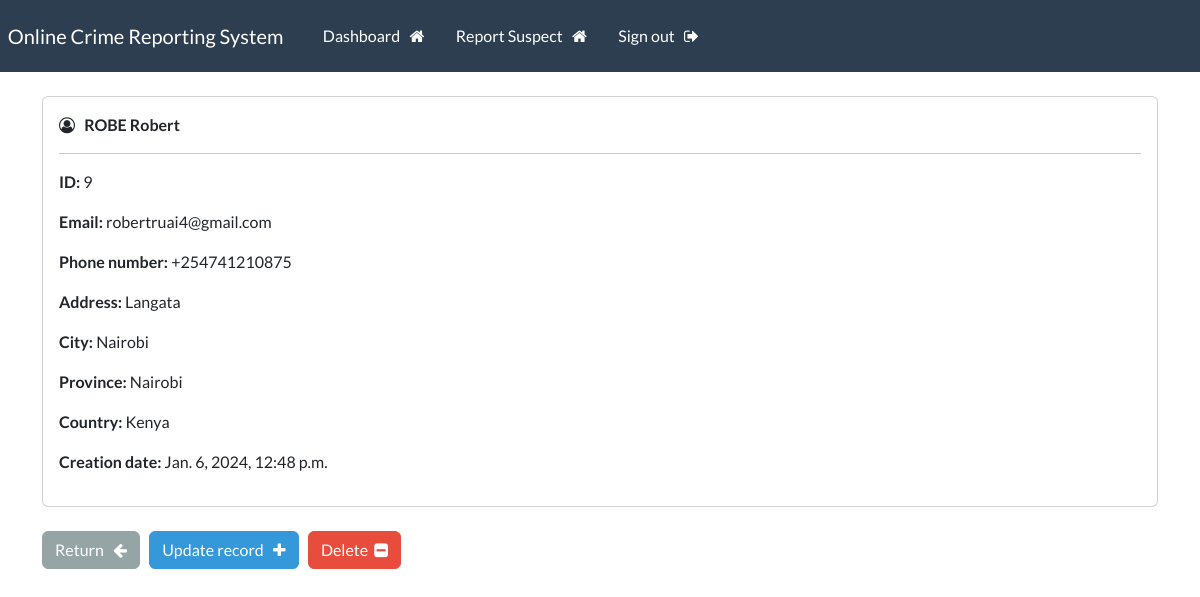
The page /record/9 (signed in) on the database its author committed.
### webapp/models.py (models this page shows, shortened)
class Record(models.Model):
    creation_date = models.DateTimeField(auto_now_add=True)
    first_name = models.CharField(max_length=100)
    last_name = models.CharField(max_length=100)
    email = models.CharField(max_length=255)
    phone = models.CharField(max_length=20)
    address = models.CharField(max_length=300)
    city = models.CharField(max_length=255)
    province = models.CharField(max_length=200)
    country = models.CharField(max_length=125)

### webapp/views.py (the view)
# urls.py: path('record/<int:pk>', views.singular_record, name="record"),
@login_required(login_url='my-login')
def singular_record(request, pk):
    all_records = Record.objects.get(id=pk)
    context = {'record':all_records}
    return render(request, 'webapp/view-record.html', context=context)

### webapp/templates/webapp/view-record.html (shortened to what this page needs)
{% extends 'webapp/base.html' %}
{% block content %}
    <div class="card">
        <div class="card-body">
            <i class="fa fa-user-circle-o" aria-hidden="true"></i> &nbsp;
            <strong>
                {{record.last_name|upper}}
                {{record.first_name}}
            </strong>
            <hr>
            <p> <strong> ID: </strong> {{record.id}} </p>
            <p> <strong> Email: </strong> {{record.email}} </p>
            <p> <strong> Phone number: </strong> {{record.phone}} </p>
            <p> <strong> Address: </strong> {{record.address}} </p>
            <p> <strong> City: </strong> {{record.city}} </p>
            <p> <strong> Province: </strong> {{record.province}} </p>
            <p> <strong> Country: </strong> {{record.country}} </p>
            <p> <strong> Creation date: </strong> {{record.creation_date}} </p>
        </div>
    </div>
    <br>
    <a href="{% url 'dashboard' %}" class="btn btn-secondary"> Return &nbsp; <i class="fa fa-arrow-left" aria-hidden="true"></i> </a>
    <a href="{% url 'update-record' record.id %}" class="btn btn-info"> Update record &nbsp; <i class="fa fa-plus" aria-hidden="true"></i> </a>
    <a href="{% url 'delete-record' record.id %}" class="btn btn-danger"> Delete &nbsp;<i class="fa fa-minus-square" aria-hidden="true"></i> </a>
{% endblock %}

### rows shown on the page
Record: last_name "ROBE", first_name "Robert", id "9", email "robertruai4@gmail.com", phone "+254741210875", address "Langata", city "Nairobi", province "Nairobi", country "Kenya", creation_date "Jan. 6, 2024, 12:48 p.m."
